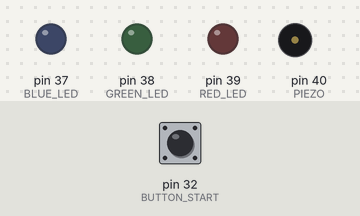
A sketch run on a simulated Arduino Mega 2560, built with avr-gcc and run on an emulated ATmega2560. On the bench: output pins drawn as LEDs (lit = HIGH), buzzer (waves = sounding). Inputs (shaded band) come from the test bench; at power-on: pin 32 (BUTTON_START) HIGH.

Above: at 1.2 s.
1.3 s: pin 32 (BUTTON_START) pulled LOW for 0.15 s
At 2.6 s:
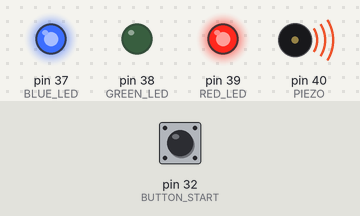
4.4 s: pin 32 (BUTTON_START) pulled LOW for 1 s
At 5.1 s:
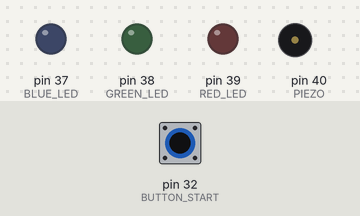
6.9 s: pin 32 (BUTTON_START) pulled LOW for 3.2 s
At 22.55 s:
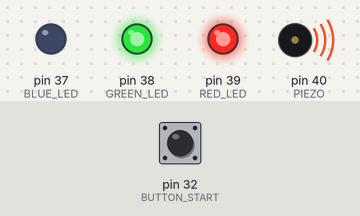
Timing chart, 0 to 23.2 s (numbered marks = the images above; inputs shaded):
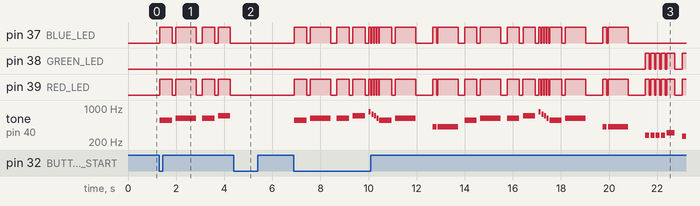

Measured:
- after the input at 1.3 s, pin 37 (BLUE_LED), pin 39 (RED_LED): LOW → HIGH at once, → LOW 0.51 s later, → HIGH 0.15 s later, → LOW 0.85 s later, … (8 changes in this stretch); tone on pin 40 (PIEZO): plays 554 Hz for 0.51 s, 622 Hz for 0.85 s, 622 Hz for 0.51 s, 698 Hz for 0.51 s, starting at once
- after the input at 4.4 s, pin 37 (BLUE_LED), pin 39 (RED_LED): stops changing and stays LOW; tone on pin 40 (PIEZO): stops changing and stays silent
- after the input at 6.9 s, pin 37 (BLUE_LED): LOW → HIGH at once, → LOW 0.51 s later, → HIGH 0.15 s later, → LOW 0.85 s later, … (48 changes in this stretch); pin 38 (GREEN_LED): goes 4 × (HIGH 0.17 s, LOW 0.05 s), HIGH 0.34 s, LOW 0.32 s, then HIGH, starting after 14.6 s

The sketch:

Final.ino
```cpp
#include <Energia.h>

#define a3f  208
#define b3f  233
#define b3   247
#define c4   261
#define c4s  277
#define e4f  311
#define f4   349
#define a4f  415
#define b4f  466
#define b4   493
#define c5   523
#define c5s  554
#define e5f  622
#define f5   698
#define f5s  740
#define a5f  831
#define rest -1

#define PIEZO 40
#define RED_LED 39
#define GREEN_LED 38
#define BLUE_LED 37
#define BUTTON_START 32
#define BUTTON_TEMPO 33

volatile int beatlength = 85;
float beatseparationconstant = 0.3;

int a = 4; // part index
int b = 0; // song index
volatile bool isPlaying = false;

int song1_intro_melody[] = {c5s, e5f, e5f, f5, a5f, f5s, f5, e5f, c5s, e5f, rest, a4f, a4f};
int song1_intro_rhythmn[] = {6, 10, 6, 6, 1, 1, 1, 1, 6, 10, 4, 2, 10};

int song1_verse1_melody[] = {
  rest, c4s, c4s, c4s, c4s, e4f, rest, c4, b3f, a3f,
  rest, b3f, b3f, c4, c4s, a3f, a4f, a4f, e4f,
  rest, b3f, b3f, c4, c4s, b3f, c4s, e4f, rest, c4, b3f, b3f, a3f,
  rest, b3f, b3f, c4, c4s, a3f, a3f, e4f, e4f, e4f, f4, e4f,
  c4s, e4f, f4, c4s, e4f, e4f, e4f, f4, e4f, a3f,
  rest, b3f, c4, c4s, a3f, rest, e4f, f4, e4f
};

int song1_verse1_rhythmn[] = {
  2, 1, 1, 1, 1, 2, 1, 1, 1, 5,
  1, 1, 1, 1, 3, 1, 2, 1, 5,
  1, 1, 1, 1, 1, 1, 1, 2, 1, 1, 1, 1, 3,
  1, 1, 1, 1, 2, 1, 1, 1, 1, 1, 1, 4,
  5, 1, 1, 1, 1, 1, 1, 1, 2, 2,
  2, 1, 1, 1, 3, 1, 1, 1, 3
};

int song1_chorus_melody[] = {
  b4f, b4f, a4f, a4f,
  f5, f5, e5f, b4f, b4f, a4f, a4f, e5f, e5f, c5s, c5, b4f,
  c5s, c5s, c5s, c5s,
  c5s, e5f, c5, b4f, a4f, a4f, a4f, e5f, c5s,
  b4f, b4f, a4f, a4f,
  f5, f5, e5f, b4f, b4f, a4f, a4f, a5f, c5, c5s, c5, b4f,
  c5s, c5s, c5s, c5s,
  c5s, e5f, c5, b4f, a4f, rest, a4f, e5f, c5s, rest
};

int song1_chorus_rhythmn[] = {
  1, 1, 1, 1,
  3, 3, 6, 1, 1, 1, 1, 3, 3, 3, 1, 2,
  1, 1, 1, 1,
  3, 3, 3, 1, 2, 2, 2, 4, 8,
  1, 1, 1, 1,
  3, 3, 6, 1, 1, 1, 1, 3, 3, 3, 1, 2,
  1, 1, 1, 1,
  3, 3, 3, 1, 2, 2, 2, 4, 8, 4
};

void setup() {
  pinMode(PIEZO, OUTPUT);
  pinMode(RED_LED, OUTPUT);
  pinMode(GREEN_LED, OUTPUT);
  pinMode(BLUE_LED, OUTPUT);
  pinMode(BUTTON_START, INPUT_PULLUP);
  pinMode(BUTTON_TEMPO, INPUT_PULLUP);

  attachInterrupt(digitalPinToInterrupt(BUTTON_TEMPO), getFaster, FALLING);

  setLEDColor(255,255,255);
}

void loop() {
  checkStartButton();
  if (isPlaying) {
    play();
  }
}

void play() {
  int notelength;

  if (a == 1 || a == 2) {
    notelength = beatlength * song1_intro_rhythmn[b];
    if (song1_intro_melody[b] > 0) {
      setLEDColor(0, 255, 0);
      tone(PIEZO, song1_intro_melody[b], notelength);
    }
    b++;
    if (b >= sizeof(song1_intro_melody) / sizeof(int)) {
      a++;
      b = 0;
    }
  }
  else if (a == 3 || a == 5) {
    notelength = beatlength * 2 * song1_verse1_rhythmn[b];
    if (song1_verse1_melody[b] > 0) {
      setLEDColor(0, 0, 255);
      tone(PIEZO, song1_verse1_melody[b], notelength);
    }
    b++;
    if (b >= sizeof(song1_verse1_melody) / sizeof(int)) {
      a++;
      b = 0;
    }
  }
  else if (a == 4 || a == 6) {
    notelength = beatlength * song1_chorus_rhythmn[b];
    if (song1_chorus_melody[b] > 0) {
      setLEDColor(255, 0, 0);
      tone(PIEZO, song1_chorus_melody[b], notelength);
    }
    b++;
    if (b >= sizeof(song1_chorus_melody) / sizeof(int)) {
      a++;
      b = 0;
    }
  }

  delay(notelength);
  noTone(PIEZO);
  setLEDColor(255, 255, 255);
  delay(notelength * beatseparationconstant);

  if (a == 7) {
    a = 1;
  }
}

void setLEDColor(int r, int g, int b) {
  analogWrite(RED_LED, 255 - constrain(r, 0, 255));
  analogWrite(GREEN_LED, 255 - constrain(g, 0, 255));
  analogWrite(BLUE_LED, 255 - constrain(b, 0, 255));
}

void checkStartButton() {
  static bool buttonPressed = false;
  int reading = digitalRead(BUTTON_START);

  if (reading == LOW) {
    if (!buttonPressed) {
      buttonPressed = true;
      delay(20);

      if (isPlaying) {
        isPlaying = false;
        setLEDColor(255, 255, 255);
      } else {
        a = 1;
        b = 0;
        isPlaying = true;
      }
    }
  } else {
    buttonPressed = false;
  }
}

void getFaster() {
  static unsigned long lastInterrupt = 0;
  unsigned long now = millis();

  // Software debounce
  if (now - lastInterrupt > 200) {
    beatlength = beatlength / 2;
    if (beatlength < 20) {
      beatlength = 85;
    }
    lastInterrupt = now;
  }
}
```
